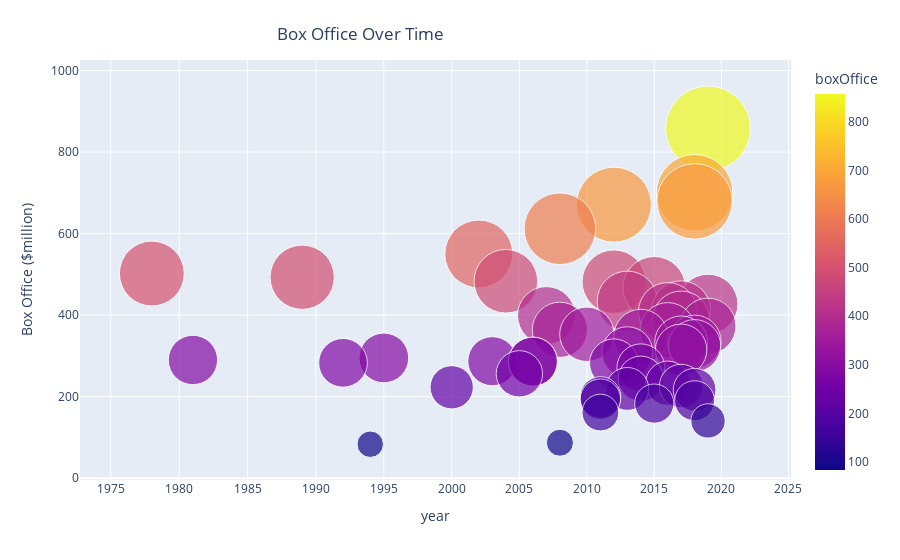

Write notebook code for a chart like this one.
### Code cell
# Compare box office over the years
import plotly.express as px
df = movies_df
fig = px.scatter(df, x="date", y="boxOffice", size="boxOffice", color="boxOffice",
           hover_name="title", log_x=True, size_max=60)


fig.update_xaxes(title_text='year')
fig.update_yaxes(title_text='Box Office ($million)')

fig.update_layout(
    title={
        'text':'Box Office Over Time',
        'y':0.95,
        'x':0.4,
        'xanchor': 'center',
        'yanchor': 'top'}
)


fig.show()

### Figure 1 — Plotly figure (JSON) as saved in the notebook; plotly's stock layout.template omitted (floating-point values rounded to 4 significant figures)
{"data": [{"hovertemplate": "<b>%{hovertext}</b><br><br>date=%{x}<br>boxOffice=%{marker.color}<extra></extra>", "hovertext": ["Avengers: Endgame", "Black Panther", "Avengers: Infinity War", "The Avengers", "The Dark Knight", "Spider-Man", "Superman", "Batman", "Spider-Man 2", "The Dark Knight Rises", "Avengers: Age of Ultron", "Iron Man 3", "Captain Marvel", "Wonder Woman", "Captain America: Civil War", "Spider-Man 3", "Guardians of the Galaxy Vol. 2", "Spider-Man: Far From Home", "Iron Man", "Deadpool", "Iron Man 2", "Guardians of the Galaxy", "Aquaman", "Spider-Man: Homecoming", "Deadpool 2", "Thor: Ragnarok", "Man of Steel", "Batman Forever", "Superman II", "X2: X-Men United", "Superman Returns", "X-Men: The Last Stand", "Batman Returns", "The Amazing Spider-Man", "Captain America: The Winter Soldier", "Batman Begins", "X-Men: Days of Future Past", "Doctor Strange", "Logan", "X-Men", "Thor: The Dark World", "Ant-Man and the Wasp", "Thor", "Captain America: The First Avenger", "Spider-Man: Into the Spider-Verse", "Ant-Man", "X-Men: First Class", "Shazam!", "Hellboy II: The Golden Army", "The Crow"], "legendgroup": "", "marker": {"color": [858, 700, 679, 671, 612, 550, 502, 493, 483, 482, 467, 434, 427, 412, 408, 399, 389, 373, 364, 363, 353, 348, 335, 333, 325, 315, 309, 295, 290, 287, 286, 286, 283, 282, 271, 256, 244, 233, 226, 223, 219, 217, 199, 194, 190, 183, 161, 140.4, 87, 83.3], "coloraxis": "coloraxis", "size": [858, 700, 679, 671, 612, 550, 502, 493, 483, 482, 467, 434, 427, 412, 408, 399, 389, 373, 364, 363, 353, 348, 335, 333, 325, 315, 309, 295, 290, 287, 286, 286, 283, 282, 271, 256, 244, 233, 226, 223, 219, 217, 199, 194, 190, 183, 161, 140.4, 87, 83.3], "sizemode": "area", "sizeref": 0.2383, "symbol": "circle"}, "mode": "markers", "name": "", "orientation": "v", "showlegend": false, "type": "scatter", "x": ["2019", "2018", "2018", "2012", "2008", "2002", "1978", "1989", "2004", "2012", "2015", "2013", "2019", "2017", "2016", "2007", "2017", "2019", "2008", "2016", "2010", "2014", "2018", "2017", "2018", "2017", "2013", "1995", "1981", "2003", "2006", "2006", "1992", "2012", "2014", "2005", "2014", "2016", "2017", "2000", "2013", "2018", "2011", "2011", "2018", "2015", "2011", "2019", "2008", "1994"], "xaxis": "x", "y": [858, 700, 679, 671, 612, 550, 502, 493, 483, 482, 467, 434, 427, 412, 408, 399, 389, 373, 364, 363, 353, 348, 335, 333, 325, 315, 309, 295, 290, 287, 286, 286, 283, 282, 271, 256, 244, 233, 226, 223, 219, 217, 199, 194, 190, 183, 161, 140.4, 87, 83.3], "yaxis": "y"}], "layout": {"coloraxis": {"colorbar": {"title": {"text": "boxOffice"}}, "colorscale": [[0, "#0d0887"], [0.1111, "#46039f"], [0.2222, "#7201a8"], [0.3333, "#9c179e"], [0.4444, "#bd3786"], [0.5556, "#d8576b"], [0.6667, "#ed7953"], [0.7778, "#fb9f3a"], [0.8889, "#fdca26"], [1, "#f0f921"]]}, "legend": {"itemsizing": "constant", "tracegroupgap": 0}, "margin": {"t": 60}, "title": {"text": "Box Office Over Time", "x": 0.4, "xanchor": "center", "y": 0.95, "yanchor": "top"}, "xaxis": {"anchor": "y", "domain": [0, 1], "title": {"text": "year"}, "type": "log"}, "yaxis": {"anchor": "x", "domain": [0, 1], "title": {"text": "Box Office ($million)"}}}}
